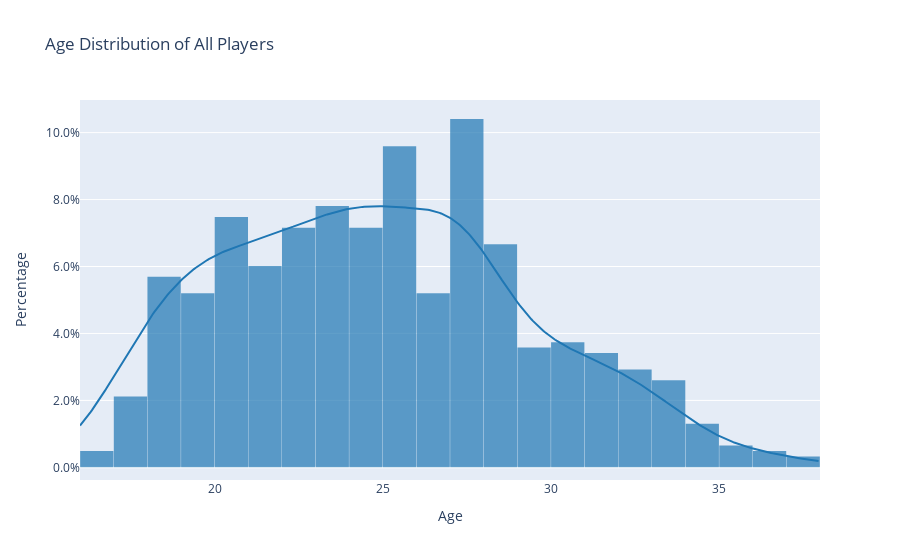

Here is the notebook cell this chart was saved with:
### Markdown cell above
Finding Distribution and the Average of Age of Players

### Code cell
today = datetime.now() 

df_defender['Date of Birth'] = pd.to_datetime(df_defender['Date of Birth'], dayfirst=True)
df_defender['Age'] = today.year - df_defender['Date of Birth'].dt.year

df_forward['Date of Birth'] = pd.to_datetime(df_forward['Date of Birth'], dayfirst=True)
df_forward['Age'] = today.year - df_forward['Date of Birth'].dt.year

df_goalkeeper['Date of Birth'] = pd.to_datetime(df_goalkeeper['Date of Birth'], dayfirst=True)
df_goalkeeper['Age'] = today.year - df_goalkeeper['Date of Birth'].dt.year

df_midfielder['Date of Birth'] = pd.to_datetime(df_midfielder['Date of Birth'], dayfirst=True)
df_midfielder['Age'] = today.year - df_midfielder['Date of Birth'].dt.year

hist_data = (
    df_defender['Age'].tolist() + 
    df_forward['Age'].tolist() + 
    df_goalkeeper['Age'].tolist() + 
    df_midfielder['Age'].tolist()
)

group = ["All Players' Age"]
fig_age = ff.create_distplot([hist_data], group,bin_size=1, show_rug=False)
fig_age.update_layout(bargap=0.01, title="Age Distribution of All Players",xaxis_title = 'Age', yaxis_title = 'Percentage',showlegend = False)
fig_age.update_yaxes(
    tickformat=".1%",  # Show percentage format
    title_text="Percentage"
)
fig_age.show() 

fig_age2 = px.pie()

### Figure 1 — Plotly figure (JSON) as saved in the notebook; plotly's stock layout.template omitted (floating-point values rounded to 4 significant figures; data arrays with more than 128 entries replaced by an {"elided": "..."} marker saying what was removed)
{"data": [{"autobinx": false, "histnorm": "probability density", "legendgroup": "All Players' Age", "marker": {"color": "rgb(31, 119, 180)"}, "name": "All Players' Age", "opacity": 0.7, "type": "histogram", "x": {"elided": "616 int values"}, "xaxis": "x", "xbins": {"end": 38, "size": 1, "start": 16}, "yaxis": "y"}, {"legendgroup": "All Players' Age", "marker": {"color": "rgb(31, 119, 180)"}, "mode": "lines", "name": "All Players' Age", "showlegend": false, "type": "scatter", "x": {"elided": "500 float values"}, "xaxis": "x", "y": {"elided": "500 float values"}, "yaxis": "y"}], "layout": {"bargap": 0.01, "barmode": "overlay", "hovermode": "closest", "legend": {"traceorder": "reversed"}, "showlegend": false, "title": {"text": "Age Distribution of All Players"}, "xaxis": {"anchor": "y2", "domain": [0, 1], "title": {"text": "Age"}, "zeroline": false}, "yaxis": {"anchor": "free", "domain": [0, 1], "position": 0, "tickformat": ".1%", "title": {"text": "Percentage"}}}}
